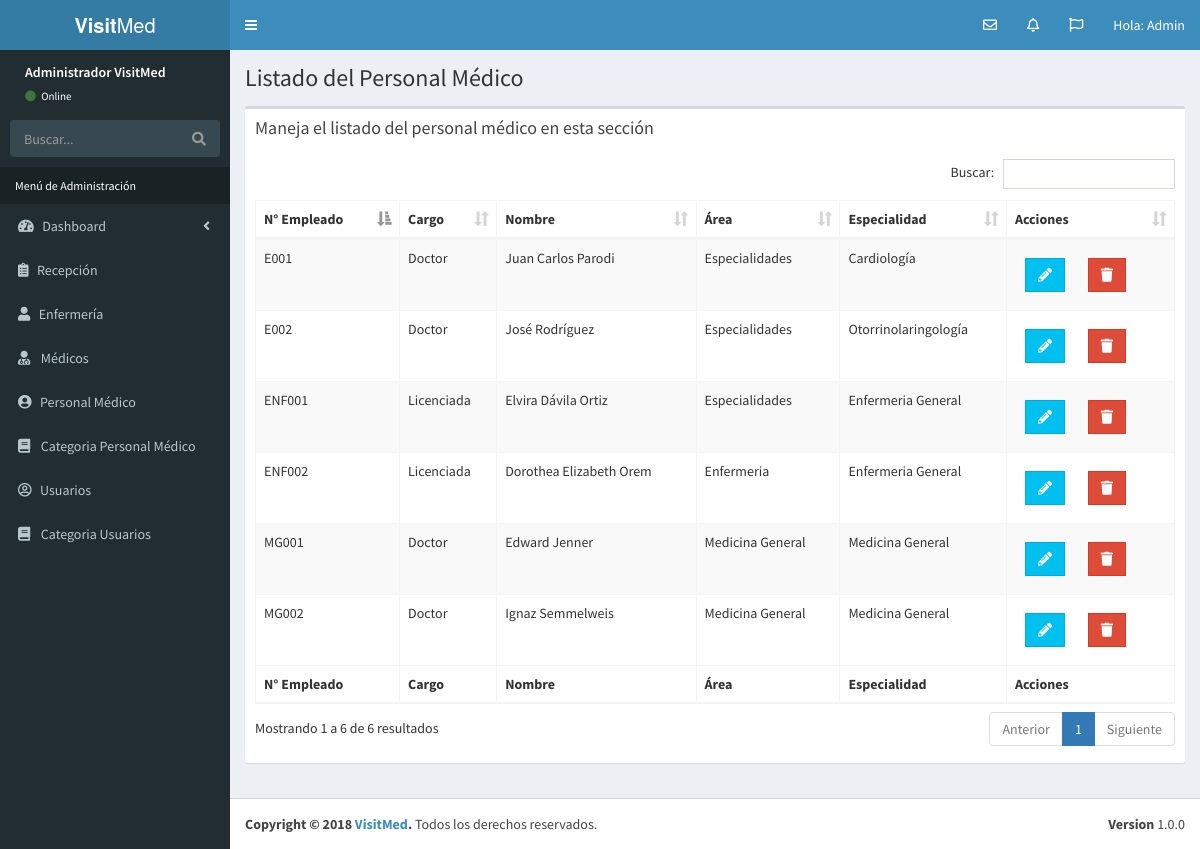
Before: /lista_personal_medico.php (signed in) with the older database file.
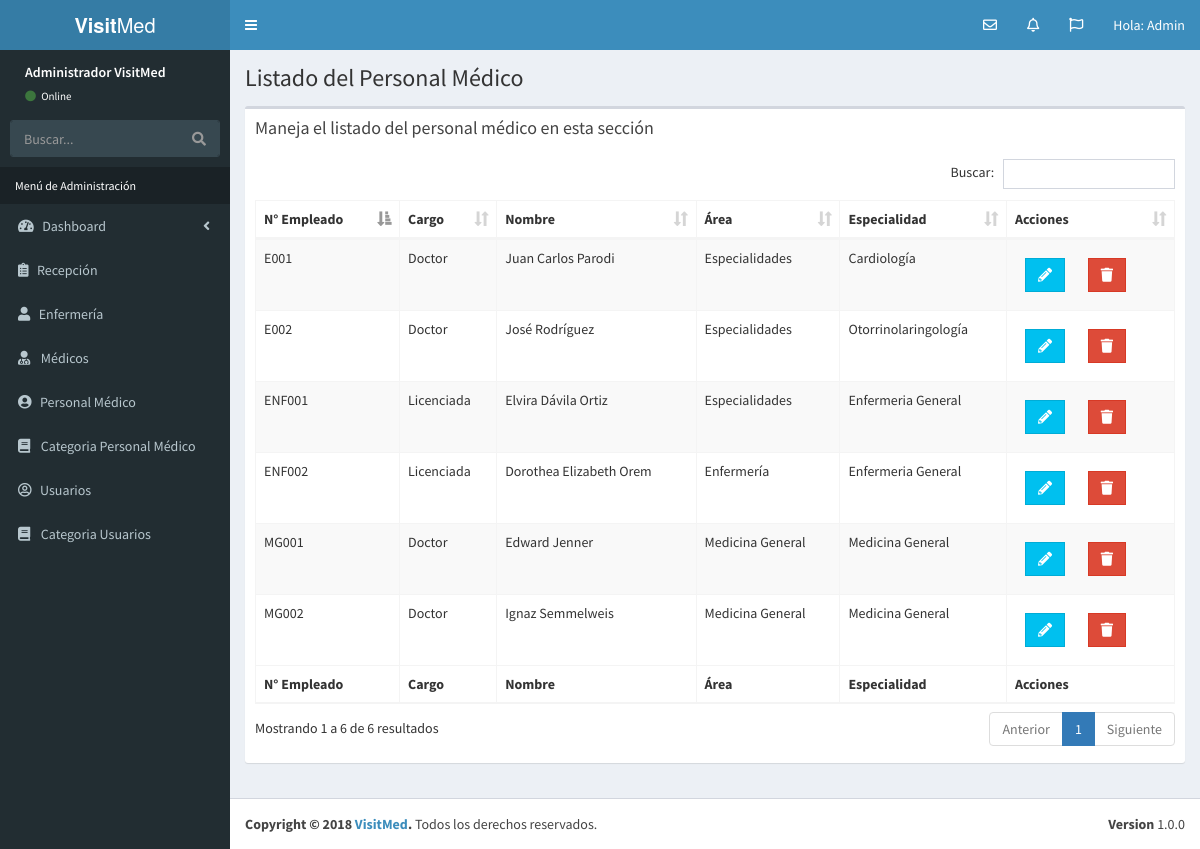
After: the same page with the newer database file.
### tables this page shows
CREATE TABLE `personal_medico` (
  `id_personal_medico` int(11) NOT NULL,
  `id_cat_per_medico` tinyint(10) NOT NULL,
  `cargo_medico` varchar(50) NOT NULL,
  `especialidad_medica` varchar(50) NOT NULL,
  `nombre_personal_medico` varchar(100) NOT NULL,
  `apellido_personal_medico` varchar(100) NOT NULL,
  `numero_empleado` varchar(30) NOT NULL,
  `editado` datetime NOT NULL
);

CREATE TABLE `categoria_personal_medico` (
  `id_categoria_personal_medico` tinyint(10) NOT NULL,
  `cat_personal_medico` varchar(50) NOT NULL,
  `editado` datetime NOT NULL
);

### lista_personal_medico.php (the view, shortened to what this page needs)
<?php
      include_once 'funciones/funciones.php';
      include_once 'templates/header.php';
      include_once 'templates/barra.php';
      include_once 'templates/navegacion.php';
?>
  <div class="content-wrapper">
    <section class="content-header">
          <h1>
            Listado del Personal Médico
          </h1>
    </section>
   <section class="content">
      <div class="row">
        <div class="col-xs-12">
          <div class="box">
            <div class="box-header">
              <h3 class="box-title">Maneja el listado del personal médico en esta sección</h3>
            </div>
            <div class="box-body">
              <table id="registros" class="table table-bordered table-striped">
                <thead>
                <tr>
                  <th>N° Empleado</th>
                  <th>Cargo</th>
                  <th>Nombre</th>
                  <th>Área</th>
                  <th>Especialidad</th>
                  <th>Acciones</th>
                </tr>
                </thead>
                <tbody>
                    <?php
                     try {
                        $sql = "SELECT id_personal_medico, numero_empleado, cargo_medico, nombre_personal_medico, apellido_personal_medico, cat_personal_medico, especialidad_medica  ";
                        $sql .= " FROM personal_medico ";
                        $sql .= " INNER JOIN categoria_personal_medico ";
                        $sql .= " ON personal_medico.id_cat_per_medico=categoria_personal_medico.id_categoria_personal_medico ";
                        $sql .= " ORDER BY id_categoria_personal_medico";
                        $resultado = $conn->query($sql);
                     } catch (Exception $e) {
                        $error = $e->getMessage();
                        echo $error;
                     }
                     while($personal_medico = $resultado->fetch_assoc() ) { ?>
                          <tr>
                              <td><?php echo $personal_medico['numero_empleado']; ?></td>
                              <td><?php echo $personal_medico['cargo_medico']; ?></td>
                              <td><?php echo $personal_medico['nombre_personal_medico'] . " " . $personal_medico['apellido_personal_medico']; ?></td>
                              <td><?php echo $personal_medico['cat_personal_medico']; ?></td>
                              <td><?php echo $personal_medico['especialidad_medica']; ?></td>
                              <td>
                                <a href="editar_personal_medico.php?id=<?php echo $personal_medico['id_personal_medico']; ?>" class="btn btn-info btn-flat margin ">
                                    <i class="fas fa-pencil-alt"></i>
                                </a>
                                <a href="#" data-id="<?php echo $personal_medico['id_personal_medico']; ?>" data-tipo="personal_medico" class="btn btn-danger btn-flat margin borrar_registro">
                                    <i class="fa fa-trash"></i>
                                </a>
                              </td>
                          </tr>
                     <?php } ?>
                </tbody>
                <tfoot>
                <tr>
                  <th>N° Empleado</th>
                  <th>Cargo</th>
                  <th>Nombre</th>
                  <th>Área</th>
                  <th>Especialidad</th>
                  <th>Acciones</th>
                </tr>
                </tfoot>
              </table>
            </div>
          </div>
        </div>
      </div>
    </section>
  </div>
  <?php
        include_once 'templates/footer.php';
  ?>

Changed rows visible on the page:
changed through a linked row, personal_medico "ENF002": id_cat_per_medico.cat_personal_medico "Enfermeria" → "Enfermería"
